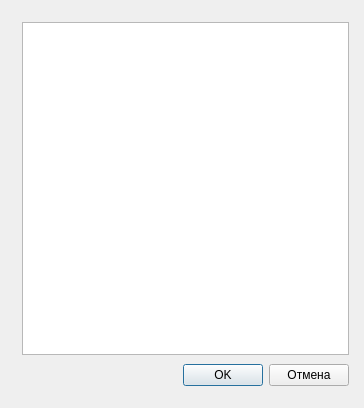
<?xml version="1.0" encoding="UTF-8"?>
<ui version="4.0">
 <class>ListPicker</class>
 <widget class="QDialog" name="ListPicker">
  <property name="geometry">
   <rect>
    <x>0</x>
    <y>0</y>
    <width>364</width>
    <height>408</height>
   </rect>
  </property>
  <property name="windowTitle">
   <string>Dialog</string>
  </property>
  <widget class="QWidget" name="horizontalLayoutWidget">
   <property name="geometry">
    <rect>
     <x>10</x>
     <y>10</y>
     <width>351</width>
     <height>391</height>
    </rect>
   </property>
   <layout class="QHBoxLayout" name="mainLayout">
    <property name="margin">
     <number>6</number>
    </property>
    <item>
     <layout class="QVBoxLayout" name="verticalLayout">
      <property name="margin">
       <number>6</number>
      </property>
      <item>
       <widget class="QTableWidget" name="twList"/>
      </item>
      <item>
       <layout class="QHBoxLayout" name="horizontalLayout">
        <property name="leftMargin">
         <number>0</number>
        </property>
        <property name="topMargin">
         <number>3</number>
        </property>
        <property name="rightMargin">
         <number>0</number>
        </property>
        <property name="bottomMargin">
         <number>3</number>
        </property>
        <item>
         <spacer name="horizontalSpacer">
          <property name="orientation">
           <enum>Qt::Horizontal</enum>
          </property>
          <property name="sizeHint" stdset="0">
           <size>
            <width>40</width>
            <height>20</height>
           </size>
          </property>
         </spacer>
        </item>
        <item>
         <widget class="QPushButton" name="cmdOK">
          <property name="inputMethodHints">
           <set>Qt::ImhNone</set>
          </property>
          <property name="text">
           <string>OK</string>
          </property>
         </widget>
        </item>
        <item>
         <widget class="QPushButton" name="pushButton_2">
          <property name="text">
           <string>Отмена</string>
          </property>
         </widget>
        </item>
       </layout>
      </item>
     </layout>
    </item>
   </layout>
  </widget>
 </widget>
 <tabstops>
  <tabstop>twList</tabstop>
  <tabstop>cmdOK</tabstop>
  <tabstop>pushButton_2</tabstop>
 </tabstops>
 <resources/>
 <connections>
  <connection>
   <sender>pushButton_2</sender>
   <signal>clicked()</signal>
   <receiver>ListPicker</receiver>
   <slot>close()</slot>
   <hints>
    <hint type="sourcelabel">
     <x>277</x>
     <y>382</y>
    </hint>
    <hint type="destinationlabel">
     <x>279</x>
     <y>711</y>
    </hint>
   </hints>
  </connection>
  <connection>
   <sender>cmdOK</sender>
   <signal>clicked()</signal>
   <receiver>ListPicker</receiver>
   <slot>okPressed()</slot>
   <hints>
    <hint type="sourcelabel">
     <x>225</x>
     <y>385</y>
    </hint>
    <hint type="destinationlabel">
     <x>240</x>
     <y>717</y>
    </hint>
   </hints>
  </connection>
 </connections>
 <slots>
  <slot>okPressed()</slot>
 </slots>
</ui>
